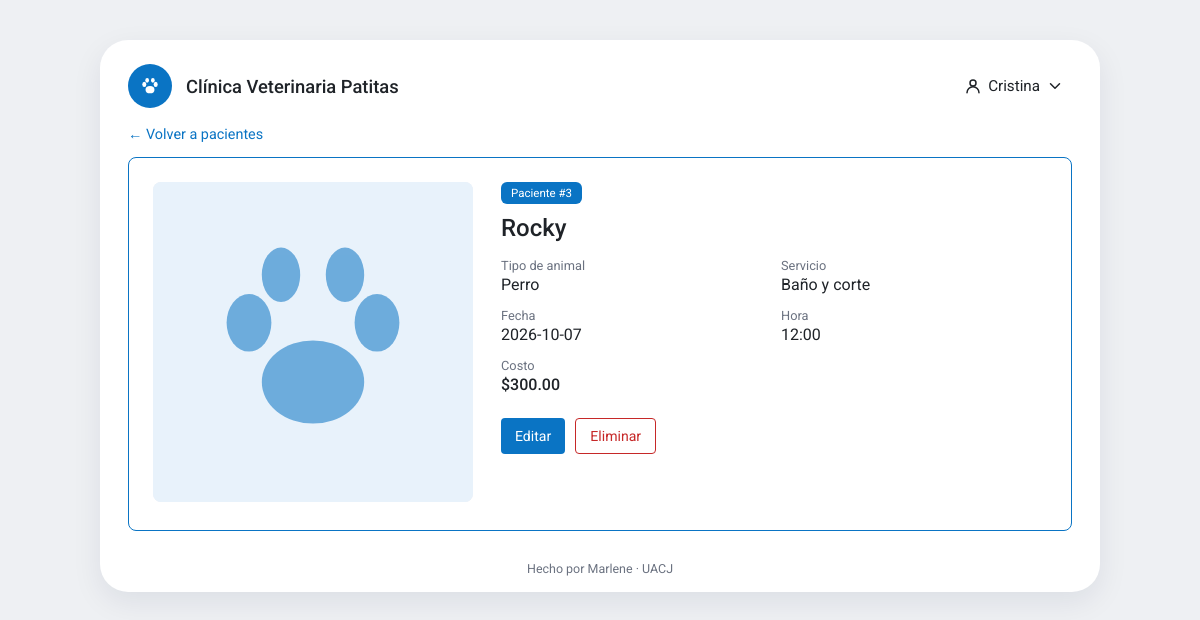
The app's page /paciente/3 (signed in) with its own data.
### tables this page shows
CREATE TABLE pacientes (
            id INTEGER PRIMARY KEY AUTOINCREMENT,
            nombre TEXT NOT NULL,
            foto TEXT NOT NULL,
            tipo TEXT NOT NULL,
            servicio TEXT NOT NULL,
            fecha TEXT NOT NULL,
            hora TEXT NOT NULL,
            costo REAL NOT NULL
        );

### app.py (the view)
@app.route("/paciente/<int:pid>")
@login_requerido
def ficha(pid):
    p = get_db().execute("SELECT * FROM pacientes WHERE id = ?", (pid,)).fetchone()
    if p is None:
        flash("Paciente no encontrado.", "error")
        return redirect(url_for("inicio"))
    return render_template("ficha.html", p=p)

### app.py (called while the page is built)
def get_db():
    if "db" not in g:
        g.db = sqlite3.connect(DB_PATH)
        g.db.row_factory = sqlite3.Row
    return g.db

@app.teardown_appcontext
def cerrar_db(_):
    db = g.pop("db", None)
    if db is not None:
        db.close()

def login_requerido(vista):
    @wraps(vista)
    def envoltura(*args, **kwargs):
        if "usuario_id" not in session:
            flash("Inicia sesión para continuar.", "error")
            return redirect(url_for("login"))
        return vista(*args, **kwargs)
    return envoltura

### templates/ficha.html (shortened to what this page needs)
{% extends "base.html" %}
{% block contenido %}
<a href="{{ url_for('inicio') }}" class="enlace volver">← Volver a pacientes</a>
<section class="ficha">
  <div class="ficha-foto">
    <img src="{{ url_for('static', filename='img/' ~ p.foto) }}" alt="Foto de {{ p.nombre }}"
         onerror="this.src='{{ url_for('static', filename='img/sin_foto.svg') }}'">
  </div>
  <div class="ficha-datos">
    <span class="etiqueta etiqueta-fija">Paciente #{{ p.id }}</span>
    <h1>{{ p.nombre }}</h1>
    <dl>
      <div><dt>Tipo de animal</dt><dd>{{ p.tipo }}</dd></div>
      <div><dt>Servicio</dt><dd>{{ p.servicio }}</dd></div>
      <div><dt>Fecha</dt><dd>{{ p.fecha }}</dd></div>
      <div><dt>Hora</dt><dd>{{ p.hora }}</dd></div>
      <div><dt>Costo</dt><dd class="precio">${{ "{:,.2f}".format(p.costo) }}</dd></div>
    </dl>
    <div class="ficha-acciones">
      <a href="{{ url_for('editar', pid=p.id) }}" class="boton">Editar</a>
      <form method="post" action="{{ url_for('eliminar', pid=p.id) }}"
            onsubmit="return confirm('¿Eliminar a {{ p.nombre }}? Esta acción no se puede deshacer.');">
        <button class="boton boton-peligro">Eliminar</button>
      </form>
    </div>
  </div>
</section>
{% endblock %}

### static/css/estilos.css (style rules this page uses)
:root { --azul: #0a74c4; --azul-oscuro: #075d9e; --azul-claro: #e8f2fb; --gris-fondo: #eef0f3; --gris-seccion: #f1f2f4; --gris-borde: #dfe3e8; --texto: #1f2328; --texto-suave: #6b7280; --rojo: #c62828; --radio: 18px; }
* { box-sizing: border-box; }
body { margin: 0; font-family: "Roboto", Arial, sans-serif; color: var(--texto); background: var(--gris-fondo); }
a { color: inherit; text-decoration: none; }
.etiqueta { position: absolute; top: -1px; left: -1px; background: var(--azul); color: #fff; font-size: .72rem; padding: 4px 10px; border-radius: 6px 0 6px 0; }
.etiqueta-fija { position: static; display: inline-block; border-radius: 6px; }
.precio { font-size: 1.15rem; font-weight: 500; margin: 6px 0 4px; }
.boton { display: inline-flex; align-items: center; gap: 6px; background: var(--azul); color: #fff; border: none; border-radius: 4px; padding: 9px 14px; font: inherit; font-size: .88rem; cursor: pointer; transition: background .2s; }
.boton-peligro { background: #fff; color: var(--rojo); border: 1.5px solid var(--rojo); }
.enlace { color: var(--azul); font-size: .9rem; }
.volver { display: inline-block; margin-bottom: 14px; }
.ficha { display: grid; grid-template-columns: 320px 1fr; gap: 28px; border: 1.5px solid var(--azul); border-radius: 8px; padding: 24px; margin-bottom: 20px; }
.ficha-foto img { width: 100%; aspect-ratio: 1; object-fit: cover; border-radius: 8px; background: var(--gris-seccion); }
.ficha h1 { margin: 10px 0 16px; font-weight: 500; }
.ficha dl { margin: 0; display: grid; grid-template-columns: 1fr 1fr; gap: 14px; }
.ficha dt { font-size: .8rem; color: var(--texto-suave); }
.ficha dd { margin: 2px 0 0; font-size: 1rem; }
.ficha-acciones { display: flex; gap: 10px; margin-top: 24px; }

### records on screen
pacientes: id "3", nombre "Rocky", tipo "Perro", servicio "Baño y corte", fecha "2026-10-07", hora "12:00", costo "300.00"

### other values on screen
{{ session.nombre }} "Cristina"
